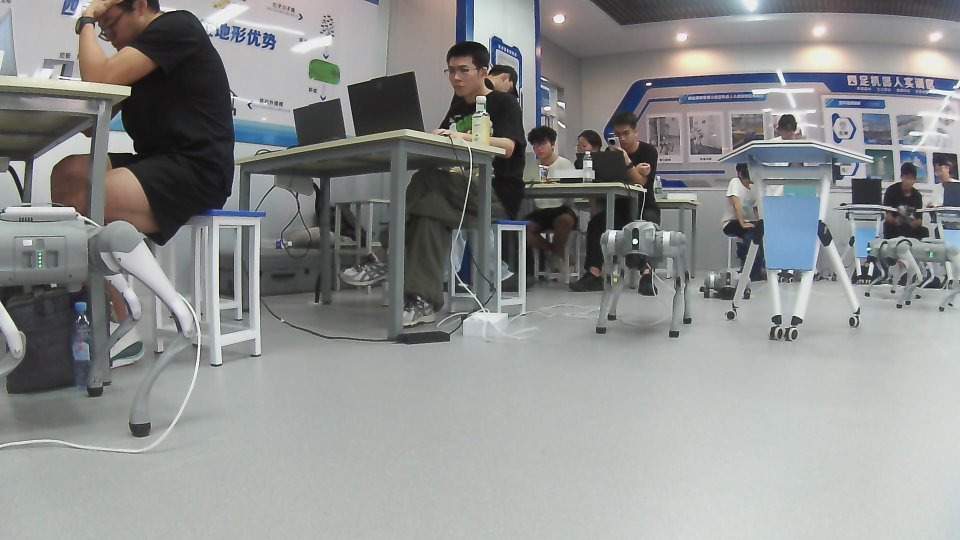
#> input picture go2_front_image copy 2.jpg, 1920 x 1080 px (shown at 1/2 size)
$ python -i lesson06_vision_closed_loop_demo.py   (imports and definitions only)
#> lines starting #> are read from the running program, lines starting #| are printed output that depends on the picture; after the words box and inside, x2 and y2 are one past the last pixel; in counts of white or black regions, pixels touching at a corner belong together
#> further down, picture is the input picture: shape (1080, 1920, 3); mean B, G, R 142.7, 143.4, 141.5
#!/usr/bin/env python3
"""Lesson 06: Go2 视觉闭环控制安全示例。

默认运行合成检测数据，只打印决策，不连接机器人、不保存图像。只有同时提供
``--source go2 --execute --acknowledge-safety READY`` 时才会发送运动指令。

闭环逻辑只依赖 Python 标准库，便于离线讲解和单元测试。OpenCV、NumPy 与
Unitree SDK 都在实时模式下延迟导入。
"""

from __future__ import annotations

import argparse
import math
import time
from dataclasses import dataclass
from enum import Enum
from typing import Iterable, Optional, Protocol, Sequence


class VisionState(str, Enum):
    """视觉闭环的四种可观察状态。"""

    SEARCH = "SEARCH"
    TRACK = "TRACK"
    STOP = "STOP"
    LOST = "LOST"


@dataclass(frozen=True)
class Detection:
    """单个目标检测结果，bbox 采用 (x1, y1, x2, y2) 像素坐标。"""

    bbox: tuple[float, float, float, float]
    confidence: float
    label: str = "target"

    # [11 lines left out: functions __post_init__, area_ratio, not called in this run]

    def center(self) -> tuple[float, float]:
        x1, y1, x2, y2 = self.bbox
        return ((x1 + x2) / 2.0, (y1 + y2) / 2.0)


@dataclass(frozen=True)
class MotionCommand:
    """发送给底盘的速度指令。"""

    vx: float = 0.0
    vy: float = 0.0
    vyaw: float = 0.0

    @property
    def is_stop(self) -> bool:
        return abs(self.vx) < 1e-9 and abs(self.vy) < 1e-9 and abs(self.vyaw) < 1e-9


@dataclass(frozen=True)
class Decision:
    state: VisionState
    command: MotionCommand
    reason: str
    detection: Optional[Detection] = None


@dataclass(frozen=True)
class ControllerConfig:
    confidence_threshold: float = 0.65
    confirm_frames: int = 3
    lost_frames: int = 3
    desired_area_ratio: float = 0.08
    stop_area_ratio: float = 0.18
    center_deadband: float = 0.08
    association_distance: float = 0.30
    max_forward_speed: float = 0.15
    max_yaw_speed: float = 0.35
    forward_gain: float = 2.0
    yaw_gain: float = 0.45

    # [7 lines left out: function __post_init__, not called in this run]


class VisionClosedLoopController:
    """将检测框转换为安全、受限的运动决策。"""

    # [140 lines left out: functions __init__, reset, update, _select_target, _is_same_target, _handle_missing_target and 1 more, not called in this run]


def _clamp(value: float, lower: float, upper: float) -> float:
    return max(lower, min(upper, value))


class Actuator(Protocol):
    def apply(self, command: MotionCommand) -> None: ...

    def stop(self) -> None: ...


class DryRunActuator:
    """只打印决策，不导入 SDK，也不连接机器人。"""

    # [6 lines left out: function apply, not called in this run]

    def stop(self) -> None:
        print("  DRY-RUN 停止：未向实机发送任何指令")


class Go2SportActuator:
    """Go2 执行器；实例只能在显式执行模式下创建。"""

    def __init__(self, sport_client: object) -> None:
        self._client = sport_client

    # [5 lines left out: function apply, not called in this run]

    def stop(self) -> None:
        self._client.StopMove()


class ColorTargetDetector:
    """用彩色标志物产生 bbox 和置信度，适合现场教学。"""

    def __init__(
        self, target_color: str = "red", min_area_ratio: float = 0.003
    ) -> None:
        if target_color not in {"red", "blue"}:
            raise ValueError("target_color 只支持 red 或 blue")
        self.target_color = target_color
        self.min_area_ratio = min_area_ratio

    def detect(self, frame: object) -> list[Detection]:
        import cv2  # 延迟导入：离线状态机不依赖 OpenCV
        import numpy as np

        hsv = cv2.cvtColor(frame, cv2.COLOR_BGR2HSV)
#> hsv: shape (1080, 1920, 3); mean H, S, V 71.2, 18.6, 147.3
        if self.target_color == "red":
            mask_a = cv2.inRange(hsv, np.array([0, 100, 80]), np.array([10, 255, 255]))
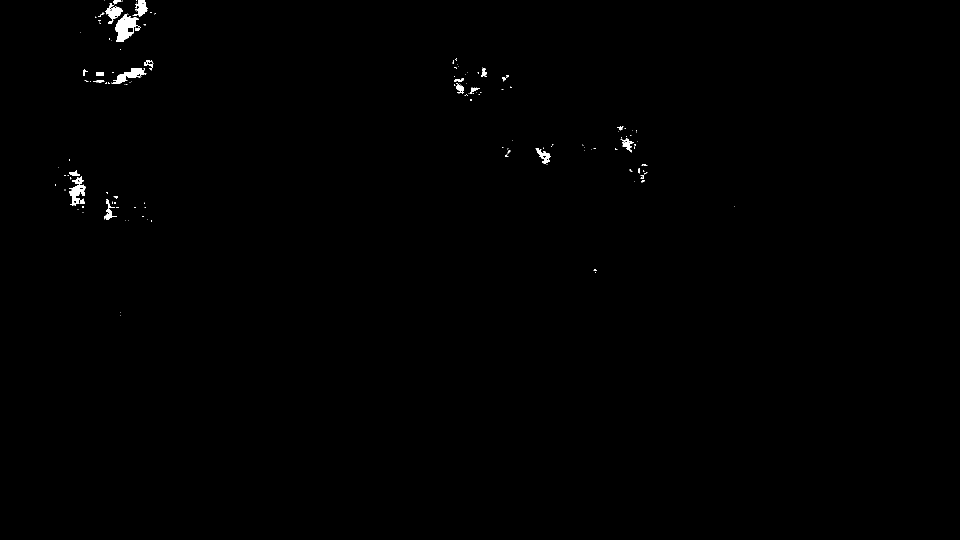
#> mask_a: shape (1080, 1920) (shown at 1/2 size); 0.35% white; 174 white regions (146 under 20 px), largest, box (x1, y1, x2, y2) and area: (230, 29, 282, 84) 1458, (223, 136, 293, 168) 881, (138, 369, 171, 412) 787
            mask_b = cv2.inRange(
                hsv, np.array([170, 100, 80]), np.array([180, 255, 255])
            )
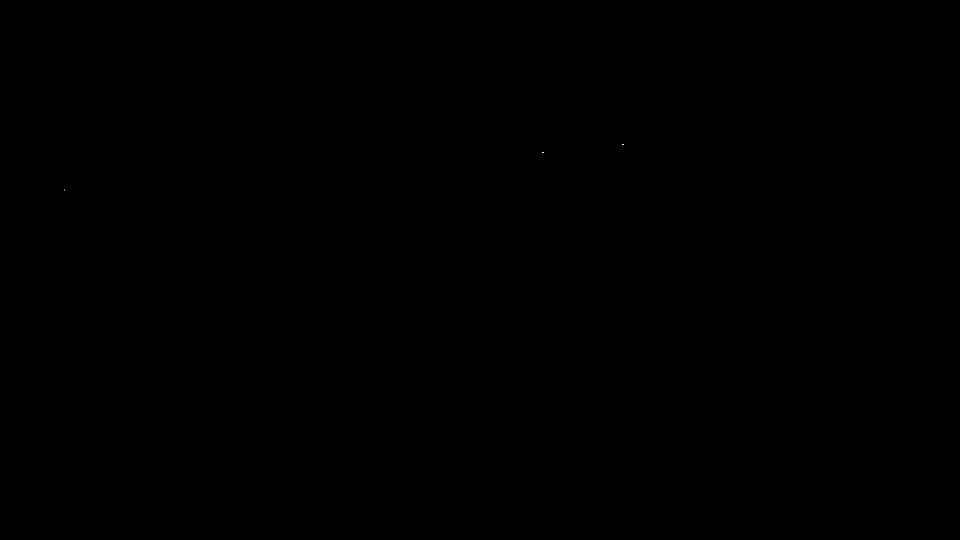
#> mask_b: shape (1080, 1920) (shown at 1/2 size); 0% white in thin lines or dots, all inside (x1, y1, x2, y2) = (129, 288, 1248, 381)
            mask = cv2.bitwise_or(mask_a, mask_b)
        else:
            mask = cv2.inRange(hsv, np.array([95, 100, 70]), np.array([135, 255, 255]))

        kernel = np.ones((5, 5), dtype=np.uint8)
        mask = cv2.morphologyEx(mask, cv2.MORPH_OPEN, kernel)
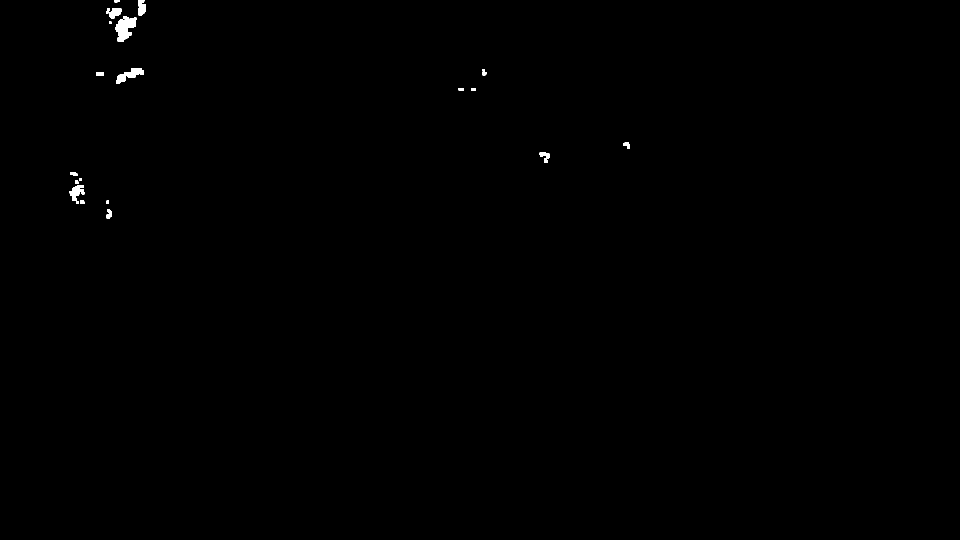
#> mask: shape (1080, 1920) (shown at 1/2 size); 0.23% white; 22 white regions, largest, box (x1, y1, x2, y2) and area: (231, 32, 273, 83) 1328, (232, 136, 288, 167) 781, (139, 370, 169, 402) 540
        mask = cv2.morphologyEx(mask, cv2.MORPH_CLOSE, kernel)
#> mask: shape (1080, 1920); 0.23% white; 16 white regions
        contours, _ = cv2.findContours(mask, cv2.RETR_EXTERNAL, cv2.CHAIN_APPROX_SIMPLE)
#> contours = 16 contours, 1 with area under 20; largest, box (x1, y1, x2, y2) and area: (231, 32, 273, 83) 1260, (232, 136, 288, 167) 715, (139, 356, 169, 408) 694, (212, 16, 244, 37) 426, (276, 0, 292, 31) 361
        if not contours:
            return []

        frame_height, frame_width = frame.shape[:2]
#> frame_height = 1080; frame_width = 1920
        frame_area = float(frame_width * frame_height)
#> frame_area = 2073600
        contour = max(contours, key=cv2.contourArea)
#> contour = contour of 66 points, box (x1, y1, x2, y2) (231, 32, 273, 83), area 1260
        contour_area = cv2.contourArea(contour)
#> contour_area = 1259.5
        if contour_area / frame_area < self.min_area_ratio:
            return []

        x, y, width, height = cv2.boundingRect(contour)
        rectangle_area = max(1.0, float(width * height))
        fill_ratio = contour_area / rectangle_area
        size_score = min(1.0, contour_area / (frame_area * 0.04))
        confidence = _clamp(0.55 + 0.25 * fill_ratio + 0.20 * size_score, 0.0, 1.0)
        return [Detection((x, y, x + width, y + height), confidence, self.target_color)]


# [180 lines left out: functions synthetic_frames, run_synthetic, initialize_go2, run_go2, build_parser, validate_args and 1 more, not called in this run]


# [2 lines not run here, left out]

>>> import cv2
>>> picture = cv2.imread('../go2_front_image copy 2.jpg')
>>> result = ColorTargetDetector().detect(picture)
#> result = []

$ run again, on go2_front_image copy.jpg
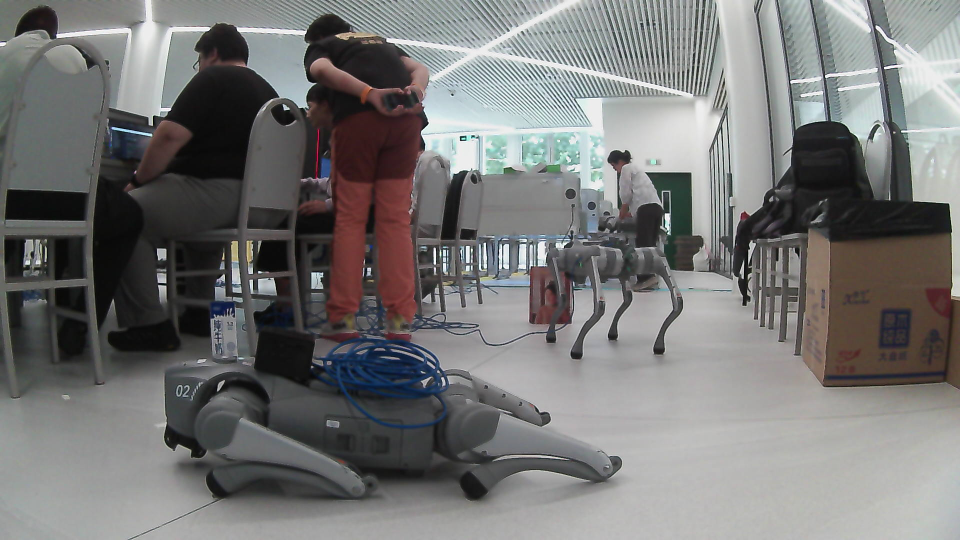
#> input picture go2_front_image copy.jpg, 1920 x 1080 px (shown at 1/2 size)
#> picture is the input picture: shape (1080, 1920, 3); mean B, G, R 117.5, 118.1, 118.2
#> hsv: shape (1080, 1920, 3); mean H, S, V 62.8, 22.5, 122.2
#> in detect, `mask_a = cv2.inRange(hsv, np.array([0, 100, 80]), np.array([10, 255, 2..`:
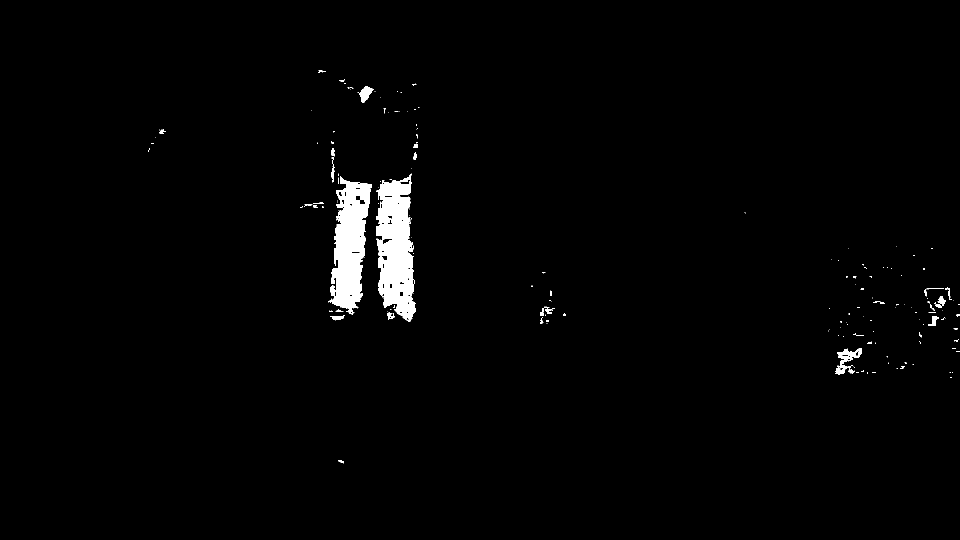
#> mask_a: shape (1080, 1920) (shown at 1/2 size); 1.7% white; 200 white regions (158 under 20 px), largest, box (x1, y1, x2, y2) and area: (752, 347, 832, 644) 15968, (660, 352, 744, 630) 13953, (1675, 696, 1724, 727) 717
#> mask_b: shape (1080, 1920); 0.32% white; 225 white regions (145 under 20 px), largest, box (x1, y1, x2, y2) and area: (631, 256, 639, 355) 348, (772, 667, 822, 682) 336, (672, 348, 692, 382) 271
#> in detect, `mask = cv2.morphologyEx(mask, cv2.MORPH_OPEN, kernel)`:
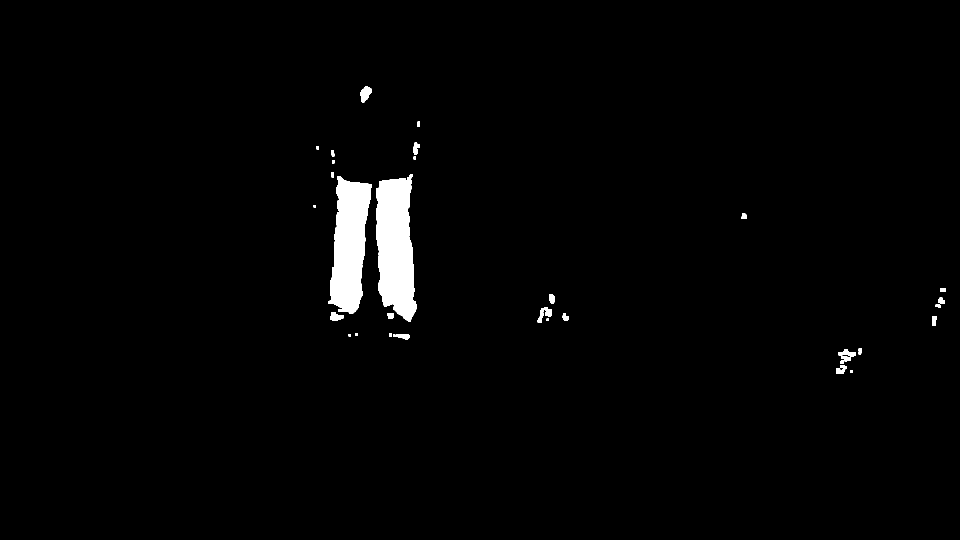
#> mask: shape (1080, 1920) (shown at 1/2 size); 1.8% white; 31 white regions, largest, box (x1, y1, x2, y2) and area: (752, 348, 833, 644) 17952, (657, 352, 744, 628) 15801, (720, 173, 743, 205) 482
#> contours = 25 contours, 2 with area under 20; largest, box (x1, y1, x2, y2) and area: (752, 348, 833, 644) 17633, (657, 352, 744, 628) 15508, (1672, 698, 1711, 748) 784, (1075, 614, 1104, 646) 444, (720, 173, 743, 205) 444
#> contour = contour of 206 points, box (x1, y1, x2, y2) (752, 348, 833, 644), area 17633
#> contour_area = 17633
#> x = 752; y = 348; width = 81; height = 296
#> rectangle_area = 23976
#> fill_ratio = 0.735
#> size_score = 0.213
#> confidence = 0.776
#> result = 1 item

$ run again, on last_go2_front_image.jpg
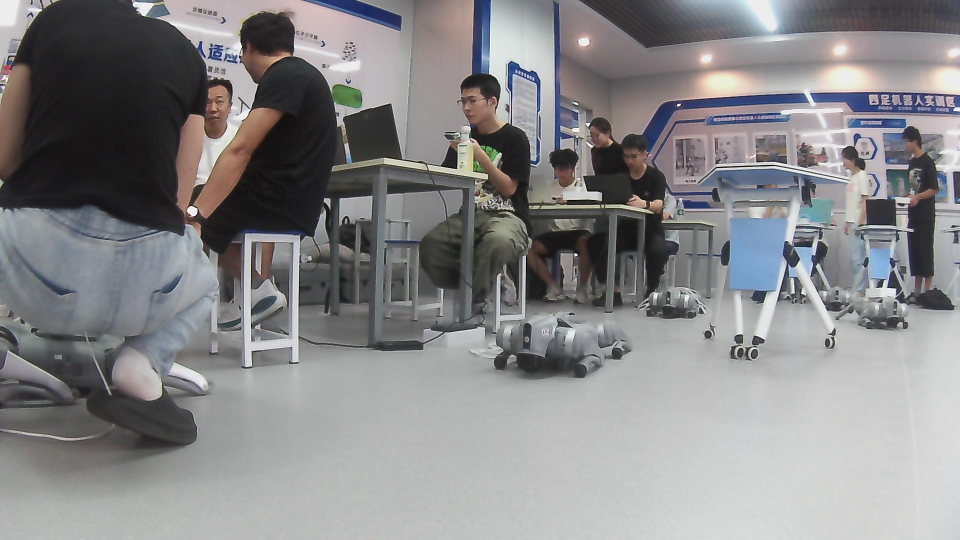
#> input picture last_go2_front_image.jpg, 1920 x 1080 px (shown at 1/2 size)
#> picture is the input picture: shape (1080, 1920, 3); mean B, G, R 136.3, 134.9, 135.4
#> hsv: shape (1080, 1920, 3); mean H, S, V 74.5, 18, 140.1
#> in detect, `mask_a = cv2.inRange(hsv, np.array([0, 100, 80]), np.array([10, 255, 2..`:
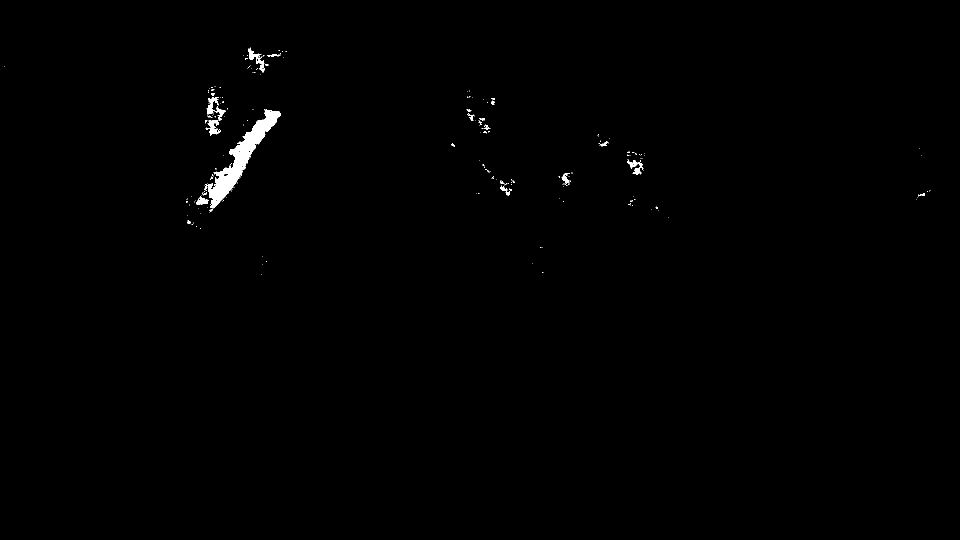
#> mask_a: shape (1080, 1920) (shown at 1/2 size); 0.5% white; 218 white regions (191 under 20 px), largest, box (x1, y1, x2, y2) and area: (414, 219, 561, 417) 6791, (497, 95, 530, 145) 478, (412, 240, 441, 271) 450
#> mask_b: shape (1080, 1920); 0.01% white; 5 white regions (4 under 20 px), largest, box (x1, y1, x2, y2) and area: (6, 131, 21, 146) 155
#> in detect, `mask = cv2.morphologyEx(mask, cv2.MORPH_OPEN, kernel)`:
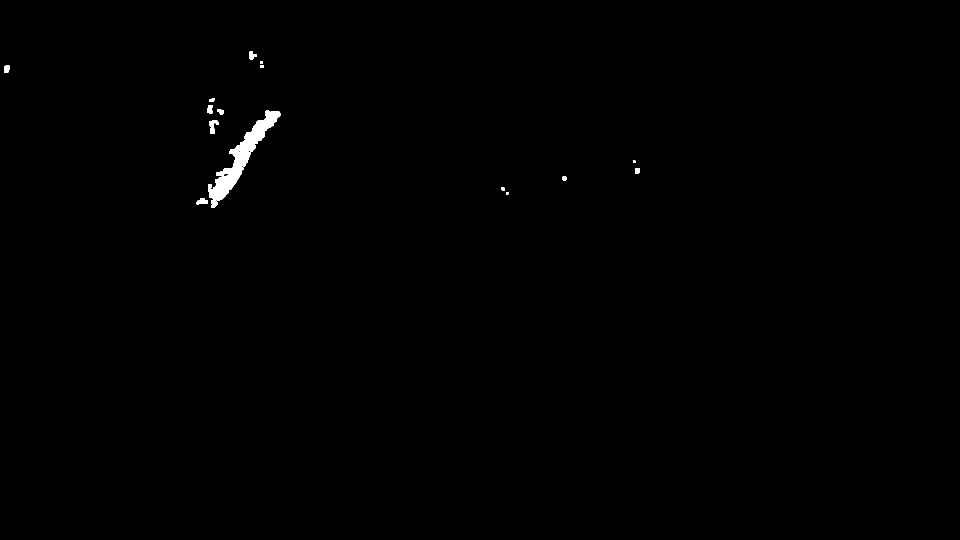
#> mask: shape (1080, 1920) (shown at 1/2 size); 0.39% white; 16 white regions, largest, box (x1, y1, x2, y2) and area: (416, 220, 561, 416) 6480, (393, 396, 416, 409) 215, (418, 241, 438, 255) 189
#> contours = 14 contours, 2 with area under 20; largest, box (x1, y1, x2, y2) and area: (416, 220, 561, 416) 6329, (418, 241, 438, 268) 286, (393, 396, 416, 409) 185, (414, 210, 425, 228) 141, (499, 103, 514, 120) 137
#> contour = contour of 227 points, box (x1, y1, x2, y2) (416, 220, 561, 416), area 6329
#> contour_area = 6329
#> x = 416; y = 220; width = 145; height = 196
#> rectangle_area = 28420
#> fill_ratio = 0.223
#> size_score = 0.0763
#> confidence = 0.621
#> result = 1 item
